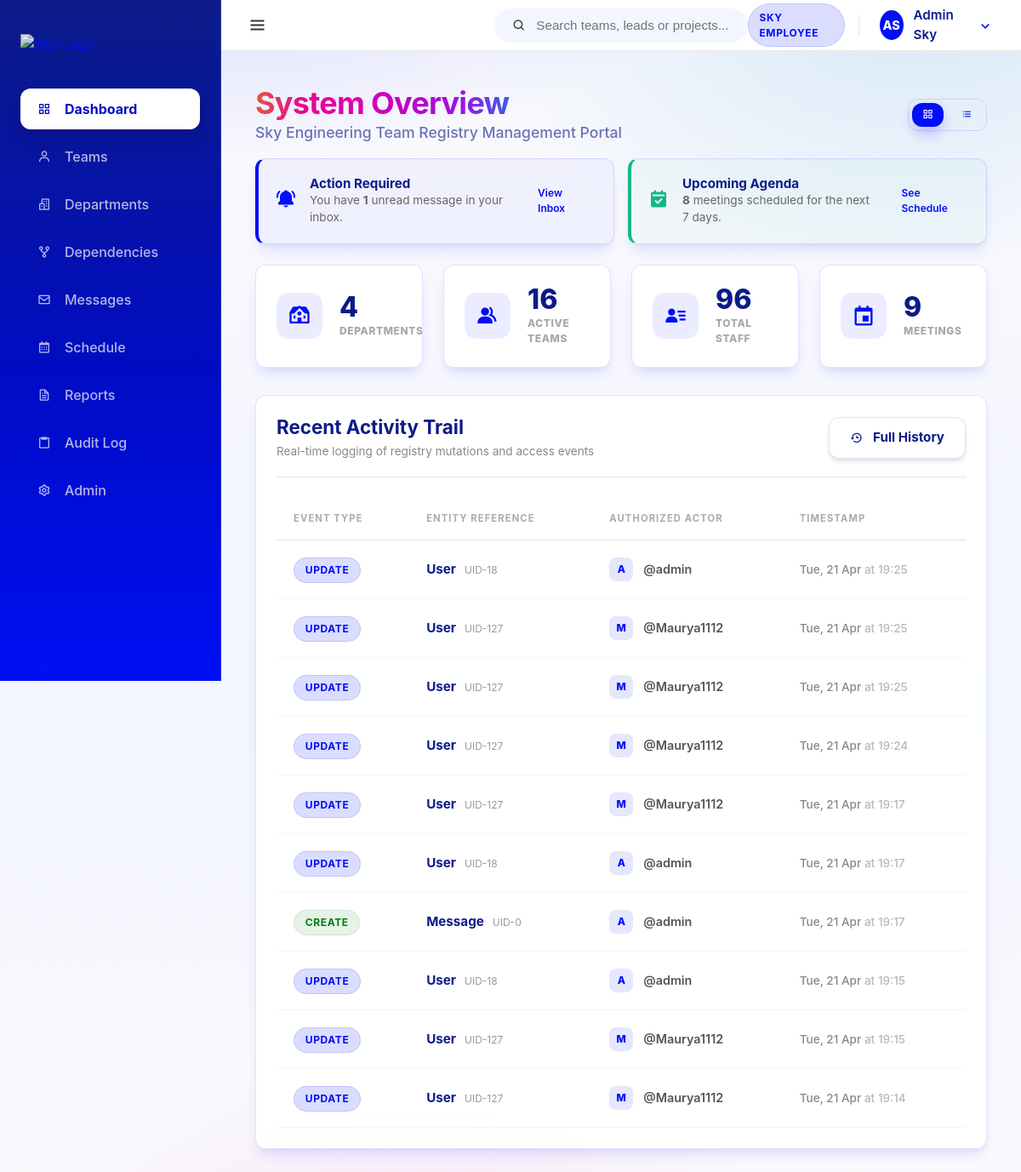
Screenshot of /dashboard/ (signed in) with the database file from the repository.
### core/models.py (models this page shows, shortened)
class User(AbstractUser):
    class Meta:
        verbose_name = 'User'
        verbose_name_plural = 'Users'

class AuditLog(models.Model):
    audit_id = models.AutoField(primary_key=True)
    actor_user = models.ForeignKey(User, on_delete=models.SET_NULL, null=True, blank=True, related_name='audit_actions')
    ACTION_CHOICES = [
        ('CREATE', 'Create'),
        ('UPDATE', 'Update'),
        ('DELETE', 'Delete'),
    ]
    action_type = models.CharField(max_length=10, choices=ACTION_CHOICES)
    entity_type = models.CharField(max_length=50) # Team/Department/User etc.
    entity_id = models.IntegerField()
    action_changed_at = models.DateTimeField(auto_now_add=True)
    change_summary = models.TextField()

### core/views.py (the view)
# urls.py: path('', views.dashboard, name='dashboard'),
@login_required
def dashboard(request):
    view_mode = request.GET.get('view', 'grid')
    unread_messages = Message.objects.filter(message_status='sent').count()
    upcoming_meetings = Meeting.objects.filter(start_datetime__gte=datetime.now()).count()
    context = {
        'total_teams': Team.objects.count(),
        'total_depts': Department.objects.count(),
        'total_members': TeamMember.objects.count(),
        'total_meetings': Meeting.objects.count(),
        'unread_messages': unread_messages,
        'upcoming_meetings': upcoming_meetings,
        'recent_updates': AuditLog.objects.all().order_by('-action_changed_at')[:10],
        'view_mode': view_mode,
    }
    return render(request, 'dashboard.html', context)

### templates/dashboard.html (shortened to what this page needs)
{% extends 'base.html' %}
{% block content %}
<div class="flex-between mb-2 animate-slide-up">
    <div class="dashboard-header">
        <h1 class="spectrum-text" style="font-size: 2.25rem; letter-spacing: -0.02em;">System Overview</h1>
        <p style="color: var(--sky-header-blue); opacity: 0.6; font-weight: 500; font-size: 1.1rem;">Sky Engineering Team Registry Management Portal</p>
    </div>
    <div class="flex-center gap-1" style="background: var(--surface-strong); border-radius: var(--radius); padding: 0.25rem; border: 1px solid var(--border);">
        <a href="?view=grid"
           class="btn {% if view_mode == 'grid' %}btn-primary{% else %}btn-ghost{% endif %}"
           style="padding: 0.45rem 0.75rem; font-size: 0.85rem; text-decoration: none;"
           title="Grid view">
            <i class='bx bx-grid-alt'></i>
        </a>
        <a href="?view=list"
           class="btn {% if view_mode == 'list' %}btn-primary{% else %}btn-ghost{% endif %}"
           style="padding: 0.45rem 0.75rem; font-size: 0.85rem; text-decoration: none;"
           title="List view">
            <i class='bx bx-list-ul'></i>
        </a>
    </div>
</div>
<div class="row animate-slide-up" style="animation-delay: 0.15s; margin-top: 1rem;">
    <div class="flex-center gap-2" style="width: 100%; flex-wrap: wrap;">
        {% if unread_messages > 0 %}
        <div class="card" style="flex: 1; min-width: 300px; padding: 1.25rem; border-left: 4px solid var(--sky-primary); background: rgba(0, 15, 245, 0.03);">
            <div style="display: flex; align-items: center; gap: 1rem;">
                <div style="font-size: 1.5rem; color: var(--sky-primary);"><i class='bx bxs-bell-ring bx-tada'></i></div>
                <div>
                    <h4 style="font-size: 0.95rem; font-weight: 700; color: var(--sky-header-blue);">Action Required</h4>
                    <p style="font-size: 0.85rem; color: #666;">You have <strong>{{ unread_messages }}</strong> unread message{{ unread_messages|pluralize }} in your inbox.</p>
                </div>
                <a href="{% url 'messages_app:inbox' %}" class="btn btn-ghost" style="margin-left: auto; font-size: 0.75rem;">View Inbox</a>
            </div>
        </div>
        {% endif %}
        {% if upcoming_meetings > 0 %}
        <div class="card" style="flex: 1; min-width: 300px; padding: 1.25rem; border-left: 4px solid #10b981; background: rgba(16, 185, 129, 0.03);">
            <div style="display: flex; align-items: center; gap: 1rem;">
                <div style="font-size: 1.5rem; color: #10b981;"><i class='bx bxs-calendar-check'></i></div>
                <div>
                    <h4 style="font-size: 0.95rem; font-weight: 700; color: var(--sky-header-blue);">Upcoming Agenda</h4>
                    <p style="font-size: 0.85rem; color: #666;"><strong>{{ upcoming_meetings }}</strong> meeting{{ upcoming_meetings|pluralize }} scheduled for the next 7 days.</p>
                </div>
                <a href="{% url 'schedule:calendar' %}" class="btn btn-ghost" style="margin-left: auto; font-size: 0.75rem;">See Schedule</a>
            </div>
        </div>
        {% endif %}
    </div>
</div>
<div class="grid-4 mb-2" style="margin-top: 1.5rem;">
    <div class="card hover-lift animate-slide-up" style="animation-delay: 0.1s; padding: 1.5rem; display: flex; align-items: center; gap: 1.25rem;">
        <div style="width: 54px; height: 54px; background: rgba(0, 15, 245, 0.08); border-radius: 14px; display: flex; align-items: center; justify-content: center; color: var(--sky-primary); font-size: 1.75rem; flex-shrink: 0;">
            <i class='bx bxs-institution'></i>
        </div>
        <div>
            <div style="font-size: 2rem; font-weight: 800; color: var(--sky-header-blue); line-height: 1;">{{ total_depts }}</div>
            <div style="font-size: 0.75rem; font-weight: 800; opacity: 0.6; margin-top: 0.2rem; text-transform: uppercase; letter-spacing: 0.05em; color: var(--muted-foreground);">DEPARTMENTS</div>
        </div>
    </div>
    <div class="card hover-lift animate-slide-up" style="animation-delay: 0.2s; padding: 1.5rem; display: flex; align-items: center; gap: 1.25rem;">
        <div style="width: 54px; height: 54px; background: rgba(0, 15, 245, 0.08); border-radius: 14px; display: flex; align-items: center; justify-content: center; color: var(--sky-primary); font-size: 1.75rem; flex-shrink: 0;">
            <i class='bx bxs-group'></i>
        </div>
        <div>
            <div style="font-size: 2rem; font-weight: 800; color: var(--sky-header-blue); line-height: 1;">{{ total_teams }}</div>
            <div style="font-size: 0.75rem; font-weight: 800; opacity: 0.6; margin-top: 0.2rem; text-transform: uppercase; letter-spacing: 0.05em; color: var(--muted-foreground);">ACTIVE TEAMS</div>
        </div>
    </div>
    <div class="card hover-lift animate-slide-up" style="animation-delay: 0.3s; padding: 1.5rem; display: flex; align-items: center; gap: 1.25rem;">
        <div style="width: 54px; height: 54px; background: rgba(0, 15, 245, 0.08); border-radius: 14px; display: flex; align-items: center; justify-content: center; color: var(--sky-primary); font-size: 1.75rem; flex-shrink: 0;">
            <i class='bx bxs-user-detail'></i>
        </div>
        <div>
            <div style="font-size: 2rem; font-weight: 800; color: var(--sky-header-blue); line-height: 1;">{{ total_members }}</div>
            <div style="font-size: 0.75rem; font-weight: 800; opacity: 0.6; margin-top: 0.2rem; text-transform: uppercase; letter-spacing: 0.05em; color: var(--muted-foreground);">TOTAL STAFF</div>
        </div>
    </div>
    <div class="card hover-lift animate-slide-up" style="animation-delay: 0.4s; padding: 1.5rem; display: flex; align-items: center; gap: 1.25rem;">
        <div style="width: 54px; height: 54px; background: rgba(0, 15, 245, 0.08); border-radius: 14px; display: flex; align-items: center; justify-content: center; color: var(--sky-primary); font-size: 1.75rem; flex-shrink: 0;">
            <i class='bx bx-calendar-event'></i>
        </div>
        <div>
            <div style="font-size: 2rem; font-weight: 800; color: var(--sky-header-blue); line-height: 1;">{{ total_meetings }}</div>
            <div style="font-size: 0.75rem; font-weight: 800; opacity: 0.6; margin-top: 0.2rem; text-transform: uppercase; letter-spacing: 0.05em; color: var(--muted-foreground);">MEETINGS</div>
        </div>
    </div>
</div>
<div class="row animate-slide-up" style="animation-delay: 0.4s; margin-top: 2rem;">
    <div class="card" style="width: 100%;">
        <div class="card-header" style="margin-bottom: 1.5rem; display: flex; justify-content: space-between; align-items: center; border-bottom: 1px solid var(--border); padding-bottom: 1.25rem;">
            <div>
                <h2 style="font-size: 1.4rem; color: var(--sky-header-blue);">Recent Activity Trail</h2>
                <p style="font-size: 0.85rem; color: #888; margin-top: 0.25rem;">Real-time logging of registry mutations and access events</p>
            </div>
            <a href="{% url 'core:audit_log' %}" class="btn btn-secondary">
                <i class='bx bx-history'></i> Full History
            </a>
        </div>
        <table style="width: 100%; border-collapse: collapse;">
            <thead>
                <tr style="text-align: left; color: #aaa; font-size: 0.7rem; text-transform: uppercase; letter-spacing: 0.1em; border-bottom: 1px solid var(--border);">
                    <th style="padding: 1rem 1.25rem;">Event Type</th>
                    <th style="padding: 1rem 1.25rem;">Entity Reference</th>
                    <th style="padding: 1rem 1.25rem;">Authorized Actor</th>
                    <th style="padding: 1rem 1.25rem;">Timestamp</th>
                </tr>
            </thead>
            <tbody>
                {% for log in recent_updates %}
                <tr style="border-bottom: 1px solid var(--sky-surface-strong); transition: background 0.2s ease;">
                    <td style="padding: 1.25rem;">
                        <span class="badge {% if log.action_type == 'CREATE' %}badge-green{% elif log.action_type == 'DELETE' %}badge-red{% else %}badge-blue{% endif %}">
                            {{ log.action_type }}
                        </span>
                    </td>
                    <td style="padding: 1.25rem;">
                        <span style="font-weight: 700; color: var(--sky-header-blue); font-size: 0.95rem;">
                            {% if log.entity_type == 'Team Milestone' %}
                                <i class='bx bx-flag' style="color: var(--sky-primary);"></i> Milestone
                            {% else %}
                                {{ log.entity_type }}
                            {% endif %}
                        </span>
                        <span style="font-size: 0.75rem; color: #999; margin-left: 0.4rem;">UID-{{ log.entity_id }}</span>
                    </td>
                    <td style="padding: 1.25rem;">
                        <div style="display: flex; align-items: center; gap: 0.75rem;">
                            <div style="width: 28px; height: 28px; background: {% if log.actor_user %}var(--sky-tint-10){% else %}#eee{% endif %}; border-radius: 8px; display: flex; align-items: center; justify-content: center; font-size: 0.75rem; font-weight: 800; color: {% if log.actor_user %}var(--sky-primary){% else %}#888{% endif %};">
                                {% if log.actor_user %}{{ log.actor_user.username|slice:":1"|upper }}{% else %}S{% endif %}
                            </div>
                            <span style="font-weight: 600; color: #555; font-size: 0.9rem;">
                                {% if log.actor_user %}@{{ log.actor_user.username }}{% else %}System Account{% endif %}
                            </span>
                        </div>
                    </td>
                    <td style="padding: 1.25rem; font-size: 0.85rem; color: #888; font-weight: 500;">
                        {{ log.action_changed_at|date:"D, d M" }} <span style="opacity: 0.6;">at {{ log.action_changed_at|date:"H:i" }}</span>
                    </td>
                </tr>
                {% endfor %}
            </tbody>
        </table>
    </div>
</div>
{% endblock %}

### templates/partials/_top_navbar.html (shortened to what this page needs)
<header class="top-navbar" style="display: flex; align-items: center; justify-content: space-between; height: 60px;">
    <div class="navbar-left">
        <button id="sidebar-toggle" class="sidebar-toggle-btn" aria-label="Toggle Sidebar">
            <i class='bx bx-menu'></i>
        </button>
    </div>
    <div class="navbar-middle">
        <div class="search-bar-container" id="global-search">
            <div class="search-bar">
                <i class='bx bx-search'></i>
                <input type="text" placeholder="Search teams, leads or projects..." id="search-input">
            </div>
        </div>
    </div>
    <div class="navbar-right" style="display: flex; align-items: center; gap: 12px;">
        <span class="badge badge-blue" style="vertical-align: middle; display: inline-flex; align-items: center;">SKY EMPLOYEE</span>
        <div class="nav-user-dropdown" id="user-dropdown-container" style="display: flex; align-items: center;">
            <div class="nav-avatar-trigger" id="user-dropdown-btn" style="display: flex; align-items: center;">
                <div class="avatar-circle small">
                    {% if user.first_name %}{{ user.first_name|first|upper }}{% else %}{{ user.username|first|upper }}{% endif %}{% if user.last_name %}{{ user.last_name|first|upper }}{% endif %}
                </div>
                <span class="user-fullname">{{ user.get_full_name|default:user.username }}</span>
                <i class='bx bx-chevron-down'></i>
            </div>
        </div>
    </div>
</header>

### rows the page displays
User: first_name|first "A", last_name|first "S", get_full_name "Admin Sky"
AuditLog: action_type "UPDATE", entity_type "User", entity_id "18", actor_user.username "A", actor_user.username "admin", action_changed_at "Tue, 21 Apr", action_changed_at "19:25"
AuditLog: action_type "UPDATE", entity_type "User", entity_id "127", actor_user.username "M", actor_user.username "Maurya1112", action_changed_at "Tue, 21 Apr", action_changed_at "19:25"
AuditLog: action_type "UPDATE", entity_type "User", entity_id "127", actor_user.username "M", actor_user.username "Maurya1112", action_changed_at "Tue, 21 Apr", action_changed_at "19:25"
AuditLog: action_type "UPDATE", entity_type "User", entity_id "127", actor_user.username "M", actor_user.username "Maurya1112", action_changed_at "Tue, 21 Apr", action_changed_at "19:24"
AuditLog: action_type "UPDATE", entity_type "User", entity_id "127", actor_user.username "M", actor_user.username "Maurya1112", action_changed_at "Tue, 21 Apr", action_changed_at "19:17"
AuditLog: action_type "UPDATE", entity_type "User", entity_id "18", actor_user.username "A", actor_user.username "admin", action_changed_at "Tue, 21 Apr", action_changed_at "19:17"
AuditLog: action_type "CREATE", entity_type "Message", entity_id "0", actor_user.username "A", actor_user.username "admin", action_changed_at "Tue, 21 Apr", action_changed_at "19:17"
AuditLog: action_type "UPDATE", entity_type "User", entity_id "18", actor_user.username "A", actor_user.username "admin", action_changed_at "Tue, 21 Apr", action_changed_at "19:15"
AuditLog: action_type "UPDATE", entity_type "User", entity_id "127", actor_user.username "M", actor_user.username "Maurya1112", action_changed_at "Tue, 21 Apr", action_changed_at "19:15"
AuditLog: action_type "UPDATE", entity_type "User", entity_id "127", actor_user.username "M", actor_user.username "Maurya1112", action_changed_at "Tue, 21 Apr", action_changed_at "19:14"

### other values shown
{{ unread_messages }} "1"
{{ upcoming_meetings }} "8"
{{ total_depts }} "4"
{{ total_teams }} "16"
{{ total_members }} "96"
{{ total_meetings }} "9"
